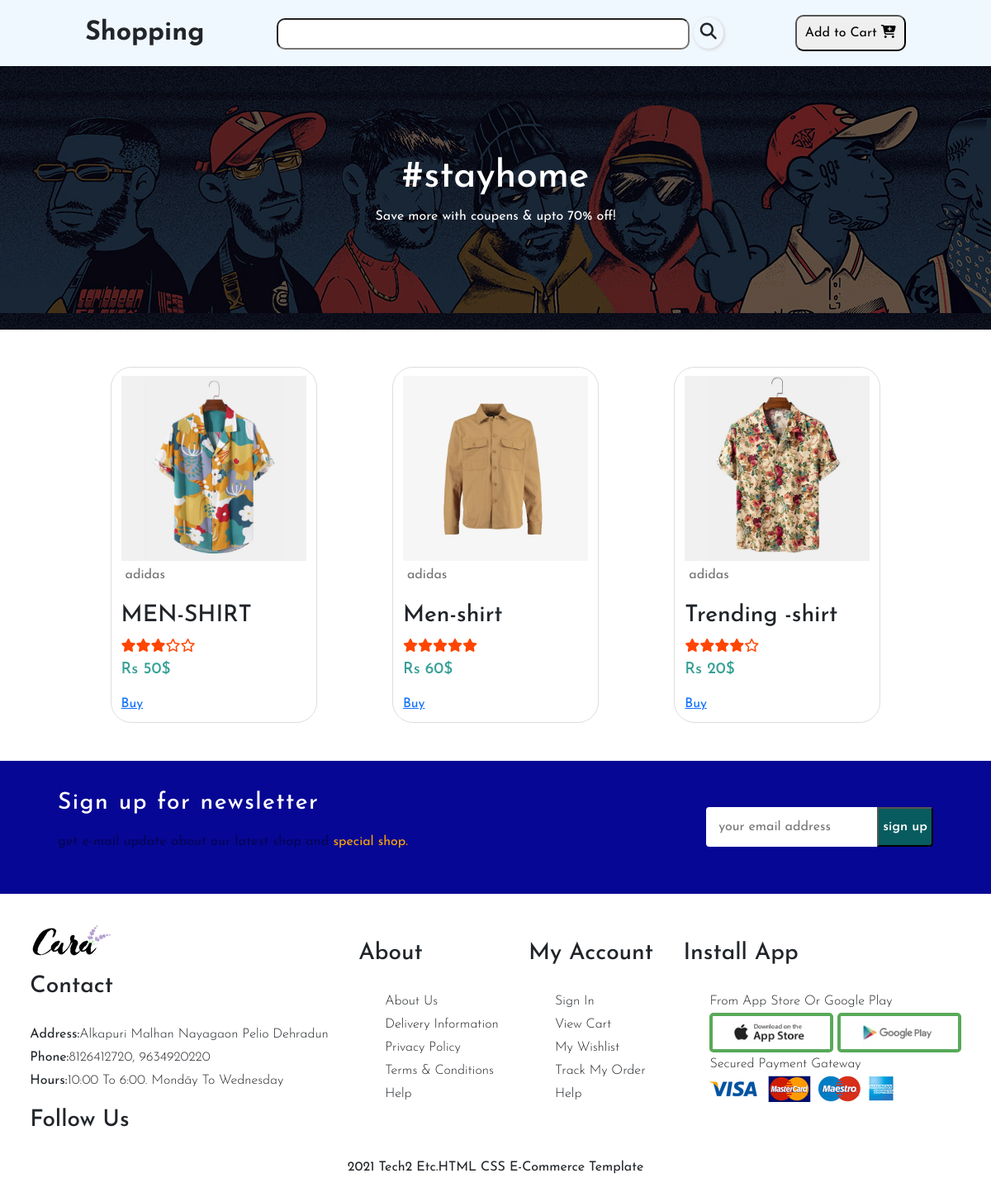
The app's page /shop/ with its own data.
### app1/models.py (models this page shows, shortened)
class product(models.Model):
    size_CHOICES = (
        ("sm", "small"),
        ("lg", "large"),
        ("md", "Medium"),
        ("XL", "Extra Large"),
        )
    size = models.CharField(max_length=9,choices=size_CHOICES,default="sm")
    title=models.TextField()
    rating=models.CharField(max_length=50)
    brand=models.ForeignKey(brand, on_delete=models.CASCADE)
    category=models.ForeignKey(category, on_delete=models.CASCADE)
    price=models.CharField(max_length=100)
    description=models.TextField()
    image=models.ImageField(upload_to='static/product_img',null=True)

### app1/views.py (the view)
# urls.py: path('shop/',views.Product,name='Product'),
def Product(request):
    prods=product.objects.all()
    return render(request,'Product.html',{'prods':prods})

### templates/Product.html (shortened to what this page needs)
<!DOCTYPE html>
<html lang="en">
<head>
    {% load static %}
    <link rel="stylesheet" href="{% static 'css/Product.css' %}">
    <link href="https://cdn.jsdelivr.net/npm/bootstrap@5.3.2/dist/css/bootstrap.min.css" rel="stylesheet">
    <link rel="stylesheet" href=" https://cdnjs.cloudflare.com/ajax/libs/font-awesome/6.5.1/css/all.min.css" />
</head>
<body>
    <navbar class="container">
        <div class="p-3  d-flex justify-content-evenly align-items-center"
            style="margin-bottom: -0.7cm; margin-top:-27px; background-color: aliceblue;">
            <b class="fs-2"> Shopping</b>
            <div>
                <input type="text" name="job_search" style="width: 500px; padding: 5px; border-radius: 10px;">
                <div class="px-2 py-1  d-inline-block"
                    style="box-shadow: 1px 1px 4px #ccc; border-radius: 50%; font-size: 20px;">
                    <i class="fa-solid fa-magnifying-glass">
                    </i>
                </div>
            </div>
            <button type="submit" style=" padding:8px 10px; border-radius: 10px;">
                Add to Cart <i class="fa-solid fa-cart-plus"></i></button>
        </div>
    </navbar>
    <section class="page_header">
        <h3 class="first_h1">#stayhome </h3>
        <p class="first_p">Save more with coupens & upto 70% off!</p>
    </section>
    <div class="container mx-auto">
    <div class="all_product d-flex flex-wrap">
        {% for p in prods %}
        <div id="products_section">
            <img src="{{p.image.url}}" class="w-100">
            <div class="description">
                <p>adidas</p>
                <h3> {{p.title}}</h3>
                <div class="star">
                    {% for r in "x"|rjust:"5" %}
                    {% if forloop.counter <= p.rating|add:"0" %} <i class="fa-solid fa-star"></i>
                        {% else %}
                        <i class="fa-regular fa-star"></i>
                        {% endif %}
                        {% endfor %}
                </div>
                <h4>Rs {{p.price}}</h4>
                <a href="/singlepro/{{p.title}}/{{p.id}}">Buy </a>
            </div>
        </div>
        {% endfor %}
    </div>
    </div>
<div class="newsletter">
    <div class="nl" >
        <div>
            <h3>Sign up for newsletter</h3>
            <p>get e-mail update about our latest shop and
                <span>special shop.</span>
            </p>
        </div>
        <div class="input_side">
            <form action="">
                <input type="text" placeholder="your email address">
            </form>
            <button class="green_button">sign up</button>
        </div>
    </div>
</div>
<footer class="new_arrival ">
    <div class="my_contact">
        <li><img src="{% static 'ProImages/logo.png' %}" class="logo" alt="logo"></li>
        <li>
            <h3>contact</h3>
        </li>
        <li><b>address:</b>alkapuri malhan nayagaon pelio dehradun</li>
        <li> <b>phone:</b>8126412720, 9634920220 </li>
        <li><b>hours:</b>10:00 to 6:00. Mondāy to Wednesday</li>
        <li>
            <h3>Follow Us</h3>
        </li>
    </div>
    <div class="about">
        <h3>About</h3>
        <ul>
            <li>About Us</li>
            <li>Delivery Information</li>
            <li>Privacy Policy</li>
            <li>terms & Conditions</li>
            <li>Help</li>
        </ul>
    </div>
    <div class="myAccount">
        <h3>My Account</h3>
        <ul>
            <li>Sign In</li>
            <li>View Cart</li>
            <li>My Wishlist</li>
            <li>Track My Order</li>
            <li>Help</li>
    </div>
    <div class="Install_App">
        <h3>Install App</h3>
        <ul>
            <li>From App Store or Google Play</li>
            <li> <button><img src="{% static 'ProImages/app.jpg' %}" height="40px" alt="apple"></button>
                <button><img src="{% static 'ProImages/play.jpg' %}" height="40px" alt="googleplay"></button>
            </li>
            <li>secured Payment Gateway</li>
            <li> <img src="{% static 'ProImages/pay.png' %}" alt=""> </li>
    </div>
    <div class="copyright">
        <p>2021 Tech2 etc.HTML CSS E-commerce template</p>
    </div>
</footer>
</body>
</html>

### static/css/Product.css (style rules this page uses)
* { padding: 0; margin: 0; box-sizing: border-box; font-family: "Josefin Sans", sans-serif; font-optical-sizing: auto; font-weight: 400; font-style: normal; }
.page_header { display: flex; flex-direction: column; align-items: center; justify-content: center; color: white; height: 40vh; width: 100%; background-image: url('../images/b1.jpg'); }
navbar { position: sticky; top: 0; z-index: 999; }
.page_header h3 { font-size: 46px; margin-bottom: 8px; }
.all_product { display: flex; flex-wrap: wrap; justify-content:space-evenly; margin: 0.8cm; gap: 30px; }
#products_section { width: 23%; min-width: 250px; padding: 10px 12px; border: 1px solid rgba(166, 162, 162, 0.363); border-radius: 25px; position: relative; margin: 15px 0; }
.description { display: flex; flex-direction: column; font-family: 'Rubik', sans-serif; }
.description p { color: #0000008f; padding: 5px; }
.description h4 { padding: 10px 0px; font-size: larger; color: rgb(54, 160, 150); }
.description .star { padding-top: 3px; display: flex; }
.description .star i { color:orangered; }
.newsletter { background-color: rgb(7, 7, 149); padding: 35px 70px; margin-bottom: 1cm; }
.nl { display: flex; justify-content: space-between; font-family: 'Rubik', sans-serif; }
.newsletter h3 { font-size: 28px; word-spacing: 1px; letter-spacing: 1.5px; color: white; }
.newsletter p { font-weight: 600; color: #00000060; padding-top: 10px; }
.newsletter span { color: orange; }
.newsletter input { font-size: 16px; border-radius: 4px; padding: 12px 15px; max-width: 100%; outline: none; border: transparent; border-top-right-radius: 0px; border-bottom-right-radius: 0px; }
.input_side { display: flex; align-items: center; }
.green_button { color: white; font-weight: 600; font-size: 16px; background-color: #0a7352cb; height: 3rem; border-radius: 4px; border-top-left-radius: 0px; border-bottom-left-radius: 0px; padding: 5px; }
footer { display: flex; align-items: start; flex-wrap: wrap; justify-content: space-evenly; text-transform: capitalize; font-family: 'Rubik', sans-serif; font-weight: 350; margin-bottom: 1cm; line-height: 28px; }
footer li { list-style: none; font-weight: 300; }
footer h3 { padding: 18px 0px; }
footer button { padding: 0px; border: 4px solid rgba(0, 128, 0, 0.633); border-radius: 5px; }
footer .copyright { width: 100%; text-align: center; }

### records on screen
product: image (picture), title "MEN-SHIRT", rating "3" (drawn), price "50$"
product: image (picture), title "Men-shirt", rating "5" (drawn), price "60$"
product: image (picture), title "Trending -shirt", rating "4" (drawn), price "20$"
